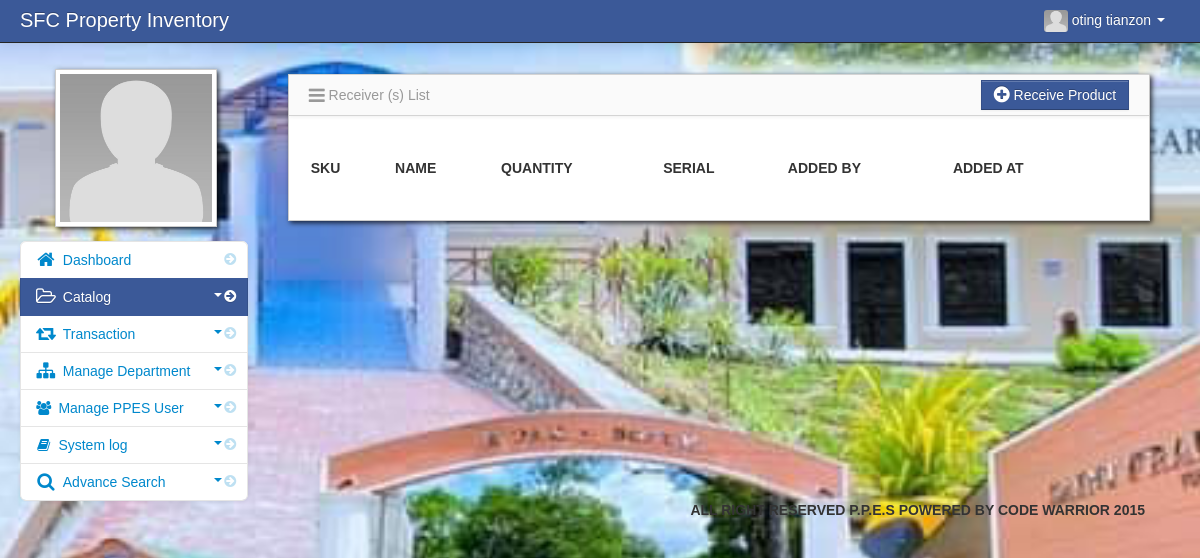
/admin/product_receiver.php (signed in), run on an earlier commit of the app's database.
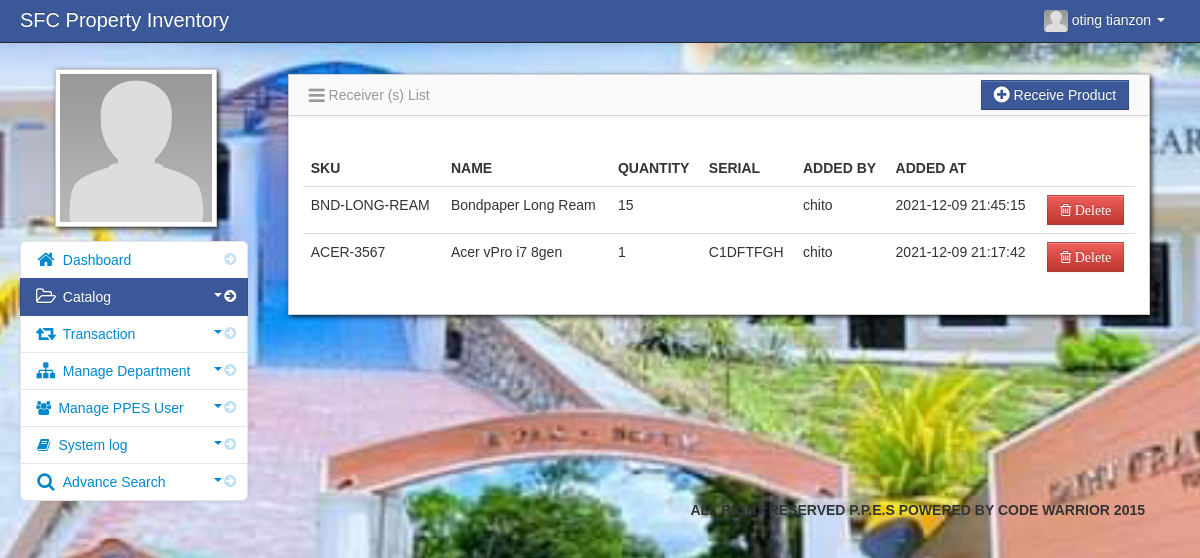
And on a later commit of the database.
### tables this page shows
CREATE TABLE `product_receiver` (
  `id` int(11) NOT NULL,
  `product_id` int(11) NOT NULL,
  `qty` varchar(100) NOT NULL,
  `serial` varchar(255) DEFAULT NULL,
  `status` varchar(150) NOT NULL DEFAULT 'new',
  `created_by` varchar(255) NOT NULL,
  `created_at` datetime NOT NULL DEFAULT current_timestamp(),
  `updated_by` varchar(255) NOT NULL,
  `updated_at` datetime DEFAULT NULL
);

CREATE TABLE `product` (
  `id` int(11) NOT NULL,
  `sku` varchar(255) NOT NULL,
  `name` varchar(255) NOT NULL,
  `description` text NOT NULL,
  `brand` varchar(255) NOT NULL,
  `created_by` varchar(255) NOT NULL,
  `created_at` datetime NOT NULL DEFAULT current_timestamp(),
  `updated_by` varchar(255) NOT NULL,
  `updated_at` varchar(255) DEFAULT NULL
);

### admin/product_receiver.php (the view, shortened to what this page needs)
<?php include('header.php'); ?>
    <body>
		<?php include('navbar.php'); ?>
        <div class="container-fluid">
            <div class="row-fluid">
				<?php include('item_sidebar.php'); ?>
				<div class="span9" id="content">
                     <div class="row-fluid">
				   <div id="block_bg" class="block">
                        <div class="navbar navbar-inner block-header">
                           <div class="muted pull-left"><i class="icon-reorder icon-large"></i> Receiver (s) List</div>
                          <div class="muted pull-right" style="margin-top: -10px;">
								<a href="product_receiver_add.php" class="btn btn-info"  id="add" data-placement="right" title="Click to Add Receiver" ><i class="icon-plus-sign icon-large"></i> Receive Product</a>
						  </div>
						</div>
<br>
<div class="block-content collapse in">
    <div class="span12">
	<form action="" method="post">
  	<table cellpadding="0" cellspacing="0" border="0" class="table" id="receiverTable">
		<thead>
		        <tr>
					<th>SKU</th>
					<th>Name</th>
					<th>Quantity </th>
			        <th>Serial  </th>
					<th>Added by</th>
					<th>Added at</th>
                    <th class="empty"></th>
		    </tr>
		</thead>
<tbody>
<?php
$device_query = mysqli_query($conn,"select product_receiver.*,product.sku,product.name from product_receiver
LEFT JOIN product ON product_receiver.product_id = product.id
ORDER BY product_receiver.created_at DESC")or die(mysqli_error());
while($row = mysqli_fetch_array($device_query)){
	$id = $row['id'];
?>
		<tr>
			<td><?php echo $row['sku']; ?></td>
			<td><?php echo $row['name']; ?></td>
			<td><?php echo $row['qty']; ?></td>
			<td><?php echo $row['serial']; ?></td>
			<td><?php echo $row['created_by']; ?></td>
			<td><?php echo $row['created_at']; ?></td>
			<td class="empty" width="80"><a onclick="if (confirm('Delete selected item?')){return true;}else{event.stopPropagation(); event.preventDefault();};" rel="tooltip"  title="Delete Item" id="i<?php echo $id; ?>" href="product_receiver.php<?php echo '?delete='.$id; ?>" class="btn btn-danger"><i class="icon-trash"> Delete</i></a></td>
		</tr>
<?php } ?>
</tbody>
</table>
</form>
</div>
</div>
</div>
</div>
</div>
</div>
<?php include('footer.php'); ?>
</div>
<?php include('script.php'); ?>
 </body>
</html>

What changed in the data, as far as the page shows it:
added product_receiver: product.sku "BND-LONG-REAM", product.name "Bondpaper Long Ream", qty "15", created_by "chito", created_at "2021-12-09 21:45:15"
added product_receiver: product.sku "ACER-3567", product.name "Acer vPro i7 8gen", qty "1", serial "C1DFTFGH", created_by "chito", created_at "2021-12-09 21:17:42"
